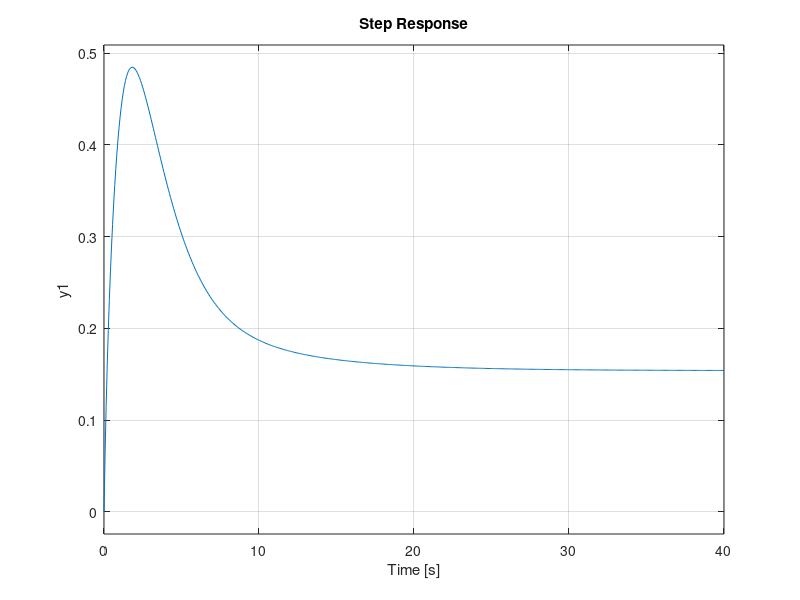

MATLAB code to generate this figure:
G2=tf(1,[1 2]);
G3=tf(1,[1 3]);
G4=tf(1, [1 4]);
H1=tf(1,[1 0]);
H2=tf(1,[2 0]);
K1=5;

%considering Tc
Gs1=feedback(G2*G3,H2,-1);
Gs2=K1*Gs1*G4;
sys1=feedback(Gs2,H1,-1);

%considering L1
Gs3=G4*(-H1)*K1*Gs1;
sys2=feedback(G4,Gs3,+1);

%considering L2
Gs4=G4*(-H1)*K1;
Gs5=parallel(Gs4,(-H2));
Gs6=Gs5*G2;
Gs7=feedback(G3,Gs6,+1);
sys3=Gs7*G4;

sys=sys1+sys2+sys3;
step(sys)